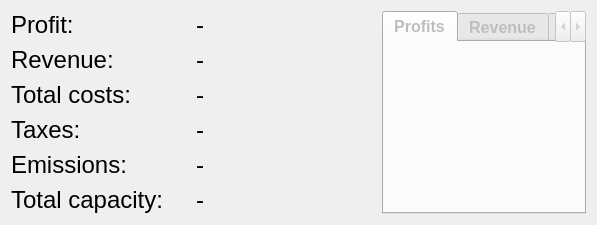
                <widget class="QWidget" name="tab_summary">
                 <attribute name="title">
                  <string>Summary</string>
                 </attribute>
                 <layout class="QVBoxLayout" name="verticalLayout_30">
                  <item>
                   <layout class="QHBoxLayout" name="horizontalLayout_28">
                    <property name="topMargin">
                     <number>0</number>
                    </property>
                    <item>
                     <layout class="QFormLayout" name="formLayout_5">
                      <property name="horizontalSpacing">
                       <number>15</number>
                      </property>
                      <property name="verticalSpacing">
                       <number>7</number>
                      </property>
                      <property name="rightMargin">
                       <number>0</number>
                      </property>
                      <item row="1" column="0">
                       <widget class="QLabel" name="label_2">
                        <property name="minimumSize">
                         <size>
                          <width>170</width>
                          <height>25</height>
                         </size>
                        </property>
                        <property name="maximumSize">
                         <size>
                          <width>16777215</width>
                          <height>30</height>
                         </size>
                        </property>
                        <property name="font">
                         <font>
                          <pointsize>18</pointsize>
                         </font>
                        </property>
                        <property name="text">
                         <string>Profit:</string>
                        </property>
                       </widget>
                      </item>
                      <item row="1" column="1">
                       <widget class="QLabel" name="info_label_profit">
                        <property name="minimumSize">
                         <size>
                          <width>150</width>
                          <height>25</height>
                         </size>
                        </property>
                        <property name="maximumSize">
                         <size>
                          <width>300</width>
                          <height>16777215</height>
                         </size>
                        </property>
                        <property name="font">
                         <font>
                          <pointsize>18</pointsize>
                         </font>
                        </property>
                        <property name="toolTip">
                         <string>Your total profits</string>
                        </property>
                        <property name="text">
                         <string>-</string>
                        </property>
                       </widget>
                      </item>
                      <item row="2" column="0">
                       <widget class="QLabel" name="label_30">
                        <property name="minimumSize">
                         <size>
                          <width>170</width>
                          <height>25</height>
                         </size>
                        </property>
                        <property name="maximumSize">
                         <size>
                          <width>16777215</width>
                          <height>30</height>
                         </size>
                        </property>
                        <property name="font">
                         <font>
                          <pointsize>18</pointsize>
                         </font>
                        </property>
                        <property name="text">
                         <string>Revenue:</string>
                        </property>
                       </widget>
                      </item>
                      <item row="2" column="1">
                       <widget class="QLabel" name="info_label_revenue">
                        <property name="minimumSize">
                         <size>
                          <width>150</width>
                          <height>25</height>
                         </size>
                        </property>
                        <property name="maximumSize">
                         <size>
                          <width>300</width>
                          <height>16777215</height>
                         </size>
                        </property>
                        <property name="font">
                         <font>
                          <pointsize>18</pointsize>
                         </font>
                        </property>
                        <property name="toolTip">
                         <string>The revenue from the sold production from your bids</string>
                        </property>
                        <property name="text">
                         <string>-</string>
                        </property>
                       </widget>
                      </item>
                      <item row="3" column="0">
                       <widget class="QLabel" name="label_33">
                        <property name="minimumSize">
                         <size>
                          <width>170</width>
                          <height>25</height>
                         </size>
                        </property>
                        <property name="maximumSize">
                         <size>
                          <width>16777215</width>
                          <height>30</height>
                         </size>
                        </property>
                        <property name="font">
                         <font>
                          <pointsize>18</pointsize>
                         </font>
                        </property>
                        <property name="text">
                         <string>Total costs:</string>
                        </property>
                       </widget>
                      </item>
                      <item row="3" column="1">
                       <widget class="QLabel" name="info_label_costs">
                        <property name="minimumSize">
                         <size>
                          <width>150</width>
                          <height>25</height>
                         </size>
                        </property>
                        <property name="maximumSize">
                         <size>
                          <width>300</width>
                          <height>16777215</height>
                         </size>
                        </property>
                        <property name="font">
                         <font>
                          <pointsize>18</pointsize>
                         </font>
                        </property>
                        <property name="toolTip">
                         <string>The costs of operating and owning the plants</string>
                        </property>
                        <property name="text">
                         <string>-</string>
                        </property>
                       </widget>
                      </item>
                      <item row="4" column="0">
                       <widget class="QLabel" name="label_55">
                        <property name="minimumSize">
                         <size>
                          <width>170</width>
                          <height>25</height>
                         </size>
                        </property>
                        <property name="maximumSize">
                         <size>
                          <width>16777215</width>
                          <height>30</height>
                         </size>
                        </property>
                        <property name="font">
                         <font>
                          <pointsize>18</pointsize>
                         </font>
                        </property>
                        <property name="text">
                         <string>Taxes:</string>
                        </property>
                       </widget>
                      </item>
                      <item row="4" column="1">
                       <widget class="QLabel" name="info_label_taxes">
                        <property name="minimumSize">
                         <size>
                          <width>150</width>
                          <height>25</height>
                         </size>
                        </property>
                        <property name="maximumSize">
                         <size>
                          <width>300</width>
                          <height>16777215</height>
                         </size>
                        </property>
                        <property name="font">
                         <font>
                          <pointsize>18</pointsize>
                         </font>
                        </property>
                        <property name="toolTip">
                         <string>Your total taxes from emissions</string>
                        </property>
                        <property name="text">
                         <string>-</string>
                        </property>
                       </widget>
                      </item>
                      <item row="5" column="0">
                       <widget class="QLabel" name="label_52">
                        <property name="minimumSize">
                         <size>
                          <width>170</width>
                          <height>25</height>
                         </size>
                        </property>
                        <property name="maximumSize">
                         <size>
                          <width>16777215</width>
                          <height>30</height>
                         </size>
                        </property>
                        <property name="font">
                         <font>
                          <pointsize>18</pointsize>
                         </font>
                        </property>
                        <property name="text">
                         <string>Emissions:</string>
                        </property>
                       </widget>
                      </item>
                      <item row="5" column="1">
                       <widget class="QLabel" name="info_label_emissions">
                        <property name="minimumSize">
                         <size>
                          <width>150</width>
                          <height>25</height>
                         </size>
                        </property>
                        <property name="maximumSize">
                         <size>
                          <width>300</width>
                          <height>16777215</height>
                         </size>
                        </property>
                        <property name="font">
                         <font>
                          <pointsize>18</pointsize>
                         </font>
                        </property>
                        <property name="toolTip">
                         <string>Your total emissions</string>
                        </property>
                        <property name="text">
                         <string>-</string>
                        </property>
                       </widget>
                      </item>
                      <item row="6" column="0">
                       <widget class="QLabel" name="label_65">
                        <property name="minimumSize">
                         <size>
                          <width>170</width>
                          <height>25</height>
                         </size>
                        </property>
                        <property name="maximumSize">
                         <size>
                          <width>16777215</width>
                          <height>30</height>
                         </size>
                        </property>
                        <property name="font">
                         <font>
                          <pointsize>18</pointsize>
                         </font>
                        </property>
                        <property name="text">
                         <string>Total capacity:</string>
                        </property>
                       </widget>
                      </item>
                      <item row="6" column="1">
                       <widget class="QLabel" name="info_label_total_capacity">
                        <property name="minimumSize">
                         <size>
                          <width>150</width>
                          <height>25</height>
                         </size>
                        </property>
                        <property name="maximumSize">
                         <size>
                          <width>300</width>
                          <height>16777215</height>
                         </size>
                        </property>
                        <property name="font">
                         <font>
                          <pointsize>18</pointsize>
                         </font>
                        </property>
                        <property name="toolTip">
                         <string>Your total installed capacity</string>
                        </property>
                        <property name="text">
                         <string>-</string>
                        </property>
                       </widget>
                      </item>
                     </layout>
                    </item>
                    <item>
                     <spacer name="horizontalSpacer_18">
                      <property name="orientation">
                       <enum>Qt::Horizontal</enum>
                      </property>
                      <property name="sizeType">
                       <enum>QSizePolicy::Minimum</enum>
                      </property>
                      <property name="sizeHint" stdset="0">
                       <size>
                        <width>30</width>
                        <height>20</height>
                       </size>
                      </property>
                     </spacer>
                    </item>
                    <item>
                     <layout class="QVBoxLayout" name="verticalLayout_29">
                      <property name="rightMargin">
                       <number>0</number>
                      </property>
                      <item>
                       <widget class="QTabWidget" name="info_tabWidget_plots">
                        <property name="enabled">
                         <bool>false</bool>
                        </property>
                        <property name="font">
                         <font>
                          <pointsize>12</pointsize>
                          <weight>75</weight>
                          <bold>true</bold>
                         </font>
                        </property>
                        <property name="toolTip">
                         <string>Choose which plot to show</string>
                        </property>
                        <property name="styleSheet">
                         <string notr="true"/>
                        </property>
                        <property name="tabPosition">
                         <enum>QTabWidget::North</enum>
                        </property>
                        <property name="tabShape">
                         <enum>QTabWidget::Rounded</enum>
                        </property>
                        <property name="currentIndex">
                         <number>0</number>
                        </property>
                        <property name="usesScrollButtons">
                         <bool>true</bool>
                        </property>
                        <property name="documentMode">
                         <bool>false</bool>
                        </property>
                        <property name="tabsClosable">
                         <bool>false</bool>
                        </property>
                        <property name="tabBarAutoHide">
                         <bool>false</bool>
                        </property>
                        <widget class="QWidget" name="tab">
                         <attribute name="title">
                          <string>Profits</string>
                         </attribute>
                         <layout class="QHBoxLayout" name="horizontalLayout_21">
                          <item>
                           <layout class="QVBoxLayout" name="info_verticalLayout_profit_plot"/>
                          </item>
                         </layout>
                        </widget>
                        <widget class="QWidget" name="tab_2">
                         <attribute name="title">
                          <string>Revenue</string>
                         </attribute>
                         <layout class="QHBoxLayout" name="horizontalLayout_24">
                          <item>
                           <layout class="QVBoxLayout" name="info_verticalLayout_revenue_plot"/>
                          </item>
                         </layout>
                        </widget>
                        <widget class="QWidget" name="tab_3">
                         <attribute name="title">
                          <string>Cost</string>
                         </attribute>
                         <layout class="QHBoxLayout" name="horizontalLayout_26">
                          <item>
                           <layout class="QVBoxLayout" name="info_verticalLayout_cost_plot"/>
                          </item>
                         </layout>
                        </widget>
                        <widget class="QWidget" name="tab_4">
                         <attribute name="title">
                          <string>Emissions</string>
                         </attribute>
                         <layout class="QHBoxLayout" name="horizontalLayout_27">
                          <item>
                           <layout class="QVBoxLayout" name="info_verticalLayout_emissions_plot"/>
                          </item>
                         </layout>
                        </widget>
                       </widget>
                      </item>
                     </layout>
                    </item>
                   </layout>
                  </item>
                 </layout>
                </widget>
